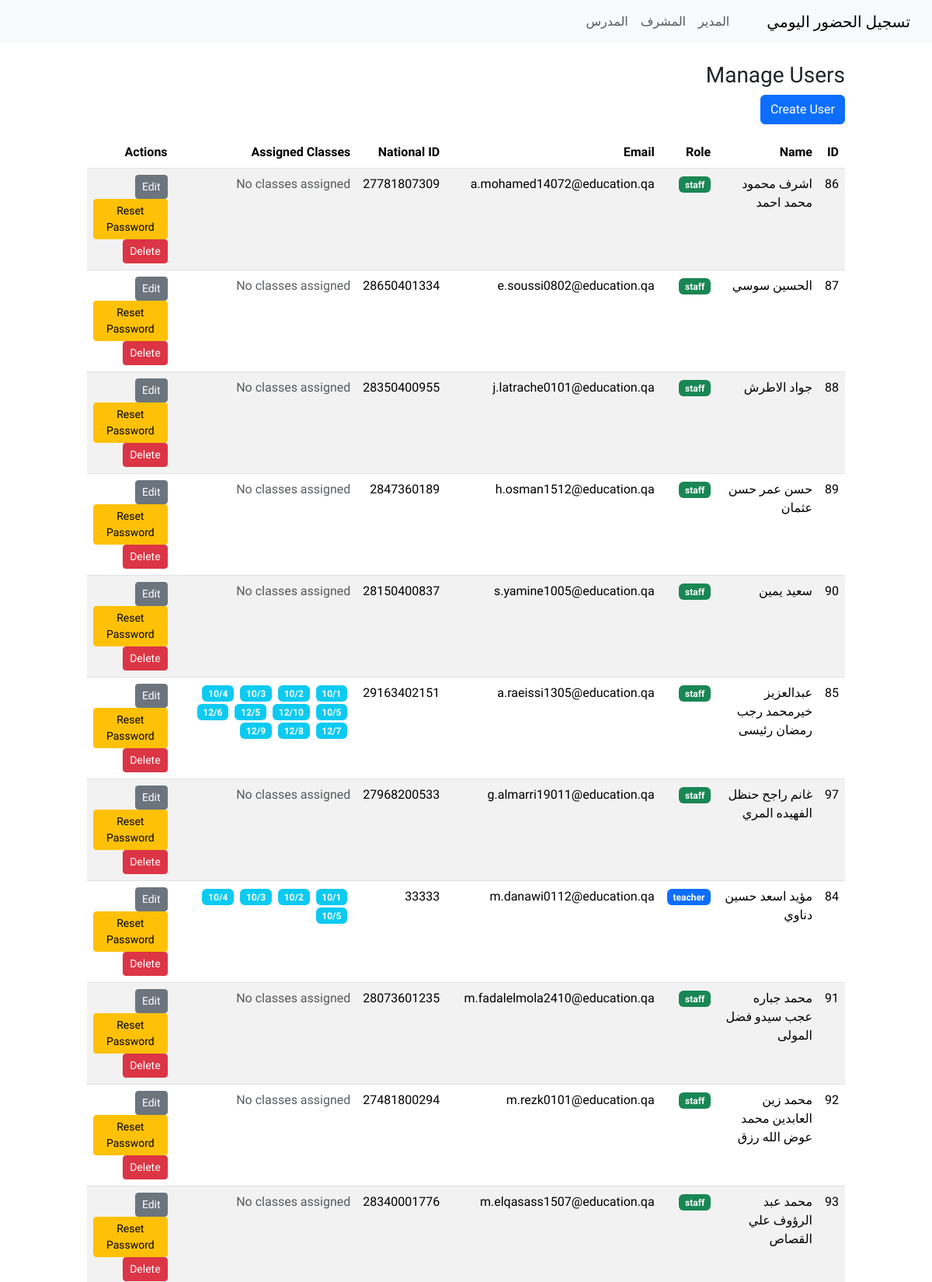
The app's page /admin/users (signed in, upper part) with its own data.
### tables this page shows
CREATE TABLE "user" (
	"id"	INTEGER NOT NULL,
	"name"	VARCHAR(150) NOT NULL,
	"role"	VARCHAR(50) NOT NULL,
	"password_hash"	VARCHAR(200),
	"national_id"	VARCHAR(50),
	"classes"	VARCHAR(200),
	"email"	VARCHAR(50),
	"emp_id"	VARCHAR(50),
	PRIMARY KEY("id")
);

CREATE TABLE school_class (
	id INTEGER NOT NULL, 
	name VARCHAR(120) NOT NULL, 
	PRIMARY KEY (id)
);

### app.py (the view)
@app.route('/admin/users')
@login_required
def admin_users():
    if not admin_required():
        return redirect(url_for('index'))
    conn = get_db()
    rows = conn.execute("SELECT * FROM user ORDER BY name").fetchall()
    users = [RowObject(r) for r in rows]
    classes_rows = conn.execute("SELECT * FROM school_class").fetchall()
    classes_dict = {str(r['id']): r['name'] for r in classes_rows}
    return render_template('admin_users.html', users=users, classes_dict=classes_dict)

### app.py (called while the page is built)
def get_db():
    db_conn = getattr(g, '_database', None)
    if db_conn is None:
        db_conn = sqlite3.connect(DATABASE, detect_types=sqlite3.PARSE_DECLTYPES)
        db_conn.row_factory = sqlite3.Row
        g._database = db_conn
    return db_conn

@login_manager.user_loader
def load_user(user_id):
    conn = get_db()
    row = conn.execute("SELECT * FROM user WHERE id = ?", (int(user_id),)).fetchone()
    return SimpleUser(row) if row else None

def admin_required():
    if not current_user.is_authenticated or current_user.role != 'admin':
        flash('Unauthorized', 'danger')
        return False
    return True

    def __getattr__(self, name):
        try:
            return self._r[name]
        except Exception:
            raise AttributeError(name)

### templates/admin_users.html (shortened to what this page needs)
{% extends 'layout.html' %}
{% block content %}
<h3>Manage Users</h3>
<a class="btn btn-primary mb-3" href="{{ url_for('admin_users_create') }}">Create User</a>
<table class="table table-striped">
    <thead>
        <tr>
            <th>ID</th>
            <th>Name</th>
            <th>Role</th>
            <th>Email</th>
            <th>National ID</th>
            <th>Assigned Classes</th>
            <th>Actions</th>
        </tr>
    </thead>
    <tbody>
        {% for u in users %}
        <tr>
            <td>{{u.id}}</td>
            <td>{{u.name}}</td>
            <td>
                <span
                    class="badge bg-{% if u.role=='admin' %}danger{% elif u.role=='teacher' %}primary{% elif u.role=='staff' %}success{% else %}secondary{% endif %}">
                    {{u.role}}
                </span>
            </td>
            <td>{{u.email or '-'}}</td>
            <td>{{u.national_id or '-'}}</td>
            <td>
                {% if (u.role == 'teacher' or u.role == 'staff') and u.classes %}
                {% set class_ids = u.classes.split(',') %}
                {% for cid in class_ids %}
                {% if cid.strip() %}
                <span class="badge bg-info me-1">{{ classes_dict.get(cid.strip(), 'Unknown') }}</span>
                {% endif %}
                {% endfor %}
                {% elif u.role == 'teacher' or u.role == 'staff' %}
                <span class="text-muted">No classes assigned</span>
                {% else %}
                <span class="text-muted">-</span>
                {% endif %}
            </td>
            <td>
                <a class="btn btn-sm btn-secondary" href="{{ url_for('admin_users_edit', user_id=u.id) }}">
                     Edit
                </a>
                <a class="btn btn-sm btn-warning" href="{{ url_for('admin_users_reset_password', user_id=u.id) }}">
                     Reset Password
                </a>
                <form method="post" action="{{ url_for('admin_users_delete', user_id=u.id) }}"
                    style="display:inline-block" onsubmit="return confirm('Delete user?')">
                    <button class="btn btn-sm btn-danger">
                         Delete
                    </button>
                </form>
            </td>
        </tr>
        {% endfor %}
    </tbody>
</table>
{% endblock %}

### static/css/style.css (style rules this page uses)
body { font-family: 'Tajawal', Tahoma, Geneva, Verdana, sans-serif; }

### records on screen
user: name "اشرف محمود محمد احمد", role "staff", email "a.mohamed14072@education.qa", national "27781807309"
user: name "الحسين سوسي", role "staff", email "e.soussi0802@education.qa", national "28650401334"
user: name "جواد الاطرش", role "staff", email "j.latrache0101@education.qa", national "28350400955"
user: name "حسن عمر حسن عثمان", role "staff", email "h.osman1512@education.qa", national "2847360189"
user: name "سعيد يمين", role "staff", email "s.yamine1005@education.qa", national "28150400837"
user: name "عبدالعزيز خيرمحمد رجب رمضان رئيسى", role "staff", email "a.raeissi1305@education.qa", national "29163402151"
school_class: get "10/1" "10/1"
school_class: get "10/2" "10/2"
school_class: get "10/3" "10/3"
school_class: get "10/4" "10/4"
school_class: get "10/5" "10/5"
school_class: get "12/10"
school_class: get "12/5"
school_class: get "12/6"
school_class: get "12/7"
school_class: get "12/8"
school_class: get "12/9"
user: name "غانم راجح حنظل الفهيده المري", role "staff", email "g.almarri19011@education.qa", national "27968200533"
user: name "مؤيد اسعد حسين دناوي", role "teacher", email "m.danawi0112@education.qa", national "33333"
user: name "محمد جباره عجب سيدو فضل المولى", role "staff", email "m.fadalelmola2410@education.qa", national "28073601235"
user: name "محمد زين العابدين محمد عوض الله رزق", role "staff", email "m.rezk0101@education.qa", national "27481800294"
user: name "محمد عبد الرؤوف علي القصاص", role "staff", email "m.elqasass1507@education.qa", national "28340001776"

### other values on screen
{{ u.id }} "86" "87" "88" "89" "90" "85" "97" "84" "91" "92" "93"
